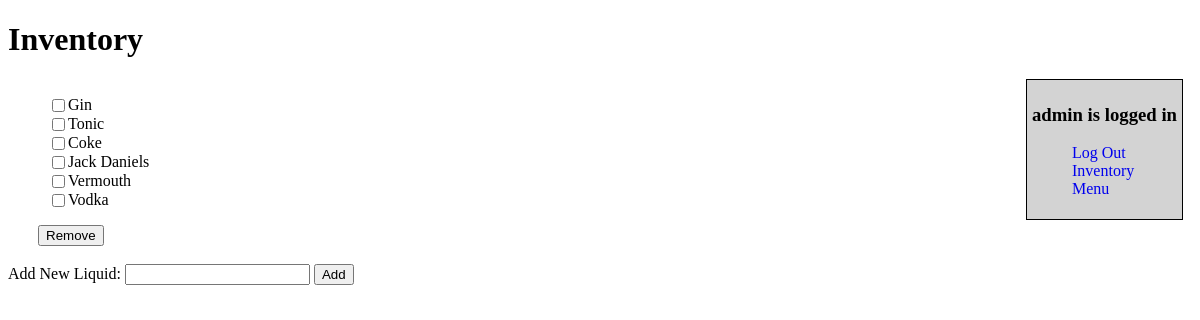
Screenshot of /db/inventory (signed in) with the database file from the repository.
### userModel.py (models this page shows, shortened)
class User(db.Model, UserMixin):
    __tablename__ = "users"
    id = db.Column('user_id',db.Integer , primary_key=True)
    username = db.Column('username', db.String(20), unique=True , index=True)
    password = db.Column('password' , db.String(10))
    email = db.Column('email',db.String(50),unique=True , index=True)
    registered_on = db.Column('registered_on' , db.DateTime, default=datetime.datetime.utcnow)

### dbModels.py (models this page shows, shortened)
class Inventory(db.Model):
    __tablename__ = 'Inventory' #Base.metadata.tables['Inventory']
    id = db.Column(db.Integer, primary_key=True)
    liquid_id = db.Column(db.Integer, db.ForeignKey('Liquids.id'), unique=True)
    slot = db.Column(db.Integer, unique=True)#slot in robot drink is in (one slot for each solenoid)

class Liquid(db.Model):
    __tablename__ = 'Liquids'
    id = db.Column(db.Integer, primary_key=True )
    name = db.Column(db.String(80), unique=True)
    inventory = db.relationship('Inventory', backref="liquid", primaryjoin = (Inventory.liquid_id == id))

### views.py (the view, shortened to what this page needs)
@app.route('/db/inventory', methods=['GET', 'POST'])
@login_required
def inventory():
    return render_template("inventory.html", inventory = Inventory.query.all())

### views.py (called while the page is built)
@login_manager.user_loader
def load_user(id):
    return User.query.get(int(id))

@app.before_request
def before_request():
    g.user = current_user

### templates/inventory.html (shortened to what this page needs)
<!DOCTYPE html>
<html lang="en">
<head>
  <link rel="stylesheet" href="/static/inventory.css"/>
  <link rel="stylesheet" href="/static/adminBar.css"/>
</head>
<body>
<h1>Inventory</h1>
{% include "adminBar.html" %}
<div id="inventory" class="floatLeft">
    <form id="removeForm" name="removeForm" action="" method="POST">
    <ul id="inventoryList">
    {%for liquid in inventory %}
        <div class="liquid">
            <input type="checkbox" name="checkbox" value={{liquid.id}}/>
            <li>{{liquid.liquid.name}}</li>
        </div>
    {% endfor %}
    </ul>
    <input type="submit" id="removeBtn" name="removeBtn" value="Remove"/>
    </form>
    <div id="addLiquid">
    <form id="addLiquidForm" action="" method="POST">
        <label for="add">Add New Liquid: </label><input type="text" id="add" name="add"/>
        <input type="submit" id="addBtn" name="addBtn" value="Add"/>
    </form>
    </div>
</div>
</body>
</html>

### templates/adminBar.html
<div id="adminPanel" class="floatRight">
    {% if g.user.is_authenticated() %}
    <h3>{{g.user.username}} is logged in</h3>
    <ul class="adminOptions">
    <li><a href="{{url_for('logout')}}">Log Out</a></li>
    <li><a href="{{url_for('inventory')}}">Inventory</a></li>
    <li><a href="{{url_for('drinkBot')}}">Menu</a></li>
    </ul>
    {% else %}
    <a href="{{url_for('login')}}">Log In</a>
    {% endif %}
</div>

### static/inventory.css (style rules this page uses)
#inventoryList { list-style: none; }
input[type="checkbox"] { float:left; }
#inventoryList li { float:left; }
.liquid { clear:both; }
#removeBtn { position:relative; left:30px; }

### static/adminBar.css (style rules this page uses)
.floatLeft { float:left; }
.floatRight { float:right; }
#adminPanel { outline: black solid thin; margin-right: 10px; padding: 5px; background: lightgrey; }
.adminOptions { list-style: none; }
.adminOptions a { text-decoration:none; }

### rows the page displays
User: user.username "admin"
Inventory: liquid.name "Gin"
Inventory: liquid.name "Tonic"
Inventory: liquid.name "Coke"
Inventory: liquid.name "Jack Daniels"
Inventory: liquid.name "Vermouth"
Inventory: liquid.name "Vodka"
